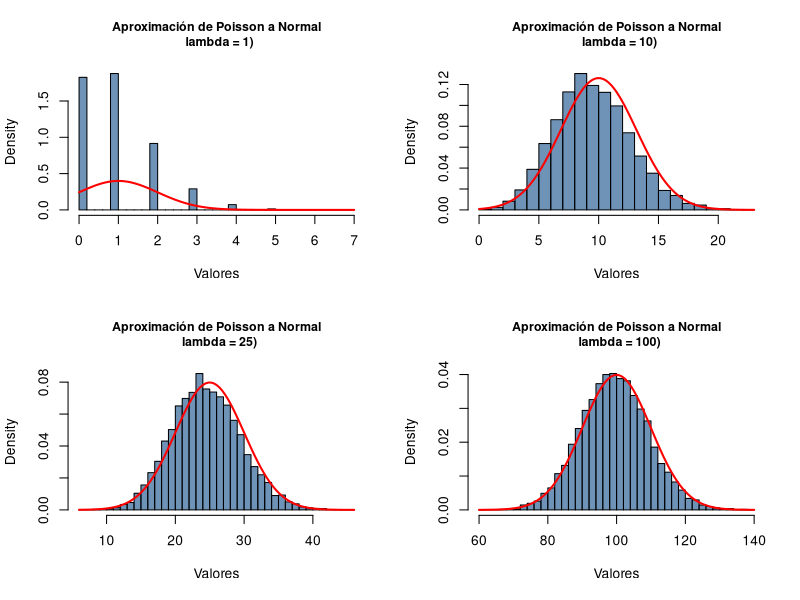
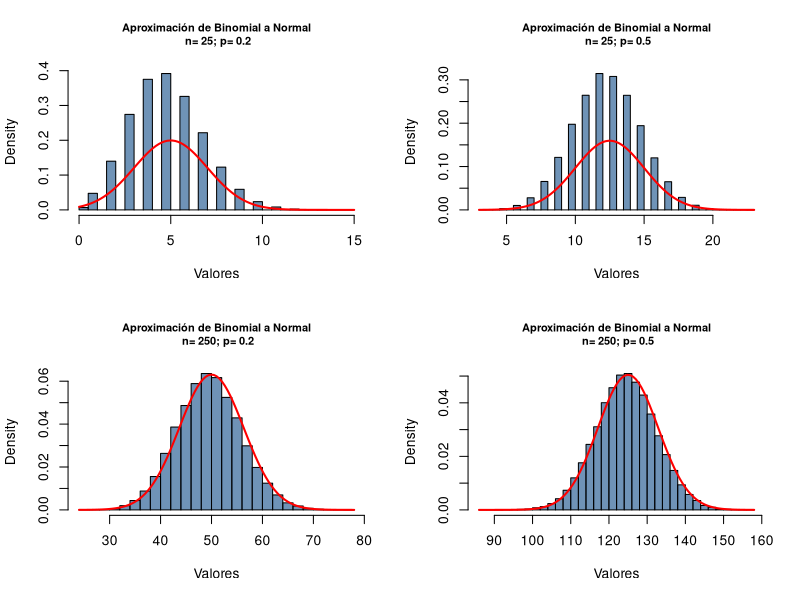

Here is the R script that generated these plots, in order:
## ---- chunk 1
# Parámetros
lambda <- 150
n_sim <- 100000

sim_and_plot_Poisson <- function(lambda, n_sim){

# Generar muestras de Poisson
set.seed(123)
poisson_samples <- rpois(n_sim, lambda)

# Gráfico comparativo
hist(poisson_samples, breaks = 30, probability = TRUE, col = rgb(0.2, 0.4, 0.6, 0.7),
     main = paste0("Aproximación de Poisson a Normal\n  lambda = ", lambda, ")"), cex.main=0.9, xlab = "Valores")
curve(dnorm(x, mean = lambda, sd = sqrt(lambda)), col = "red", lwd = 2, add = TRUE)
# legend("topright", legend = c("Poisson", "Normal Aproximada"), 
#       fill = c(rgb(0.2, 0.4, 0.6, 0.7), "red"))
}

opt<- par(mfrow=c(2,2))
sim_and_plot_Poisson (lambda = 1, n_sim=10000)
sim_and_plot_Poisson (lambda = 10, n_sim=10000)
sim_and_plot_Poisson (lambda = 25, n_sim=10000)
sim_and_plot_Poisson (lambda = 100, n_sim=10000)
par(opt)
## ---- chunk 2

# Parámetros
n <- 250
p <- 0.5
n_sim <- 100000

sim_and_plot_Binomial <- function(n, p, n_sim){
  set.seed(123)
  binomial_samples <- rbinom(n_sim, size = n, prob = p)

  hist(binomial_samples, breaks = 30, probability = TRUE, col = rgb(0.2, 0.4, 0.6, 0.7),
     main = paste0("Aproximación de Binomial a Normal\n n= ",n, "; p= ",p), cex.main=0.8, xlab = "Valores")
  curve(dnorm(x, mean = n * p, sd = sqrt(n * p * (1 - p))), col = "red", lwd = 2, add = TRUE)
#  legend("bottomright", legend = c("Binomial", "Normal Aproximada"), 
#       fill = c(rgb(0.2, 0.4, 0.6, 0.7), "red"))
}

opt<- par(mfrow=c(2,2))
sim_and_plot_Binomial (n = 25, p = 0.2, n_sim=100000)
sim_and_plot_Binomial (n = 25, p = 0.5, n_sim=100000)
sim_and_plot_Binomial (n = 250, p = 0.2, n_sim=100000)
sim_and_plot_Binomial (n = 250, p = 0.5, n_sim=100000)
par(opt)
